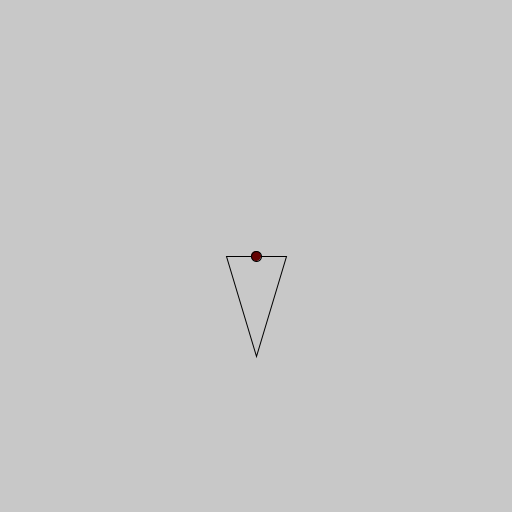
Frame 1 (no input)
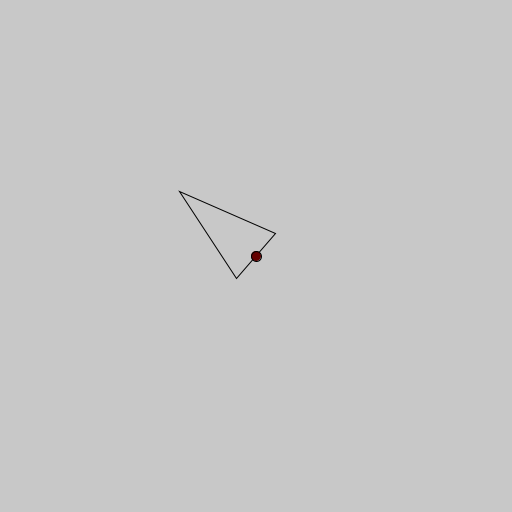
Frame 60 (the mouse pressed at the canvas centre just before this capture)
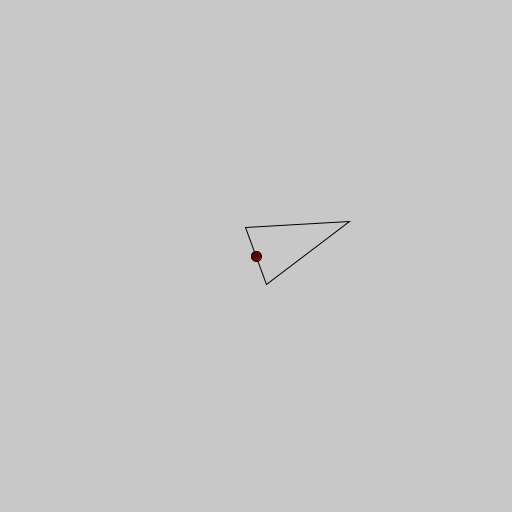
Frame 120 (the mouse held since frame 60 and released just before this capture)

The Processing sketch that drew these frames (run headless with seeded random() and noise(); from frame 60 on, the mouse is pressed at the canvas centre):

// Processing sketch: sketch_01__230901a
// ── sketch_01__230901a.pde
Triangle t;
void setup () {
  size (512, 512);
  t = new Triangle();
}

void draw () {
  background(200);
  translate(256, 256);
  t.Draw();
  t.Rotate(radians(1));
  t.LocalRotate(radians(10));
}

void keyPressed() {
  float dx = 0, dy = 0;
  if (key == CODED) {
    if (keyCode == UP) {
      dy -= 10;
    }
    if (keyCode == DOWN) {
      dy += 10;
    }
    if (keyCode == LEFT) {
      dx -= 10;
    }
    if (keyCode == RIGHT) {
      dx += 10;
    }
  }
  t.Translate(dx, dy);
}

// ── Triangle.pde
class Triangle {
  PVector [] points;
  PVector center;
  Triangle() {
    points = new PVector[3];
    points[0] = new PVector (0, 100);
    points[1] = new PVector (-30, 0);
    points[2] = new PVector (30 , 0);
    center = new PVector (0, 0);
  }

  void Draw () {
    line(0,0, center.x, center.y);
    noFill();
    beginShape ();
      for (PVector p : points) {
        vertex(center.x + p.x, center.y + p.y);
      }
    endShape (CLOSE);
    fill(100, 0, 0);
    circle(center.x, center.y, 10);
  }
  
  void Translate (float dx, float dy) {
     center.add(dx, dy);
  }
  
  void Rotate (float theta) {
    float x, y;
    x = center.x * cos(theta) + center.y * sin (theta);
    y = -center.x * sin(theta) + center.y * cos (theta);
    center.set(x, y);
  }
  
  void LocalRotate(float theta) {
    float [][] RM2 = RotationM2D(theta);
    for (PVector p : points) {
      PVector np = Mult2DMV(RM2, p);
      p.set(np);
    }
  }
  
  float [][] RotationM2D(float theta) {
    float [][] RM2 = {{ cos (theta), sin (theta)}, 
                     {-sin (theta), cos (theta)}};
    return RM2;                 
  }
  
  PVector Mult2DMV(float [][] M, PVector v) {
    float x, y;
    x = M[0][0] * v.x + M[0][1] * v.y;
    y = M[1][0] * v.x + M[1][1] * v.y;
    return new PVector(x, y);
  }
  
}
